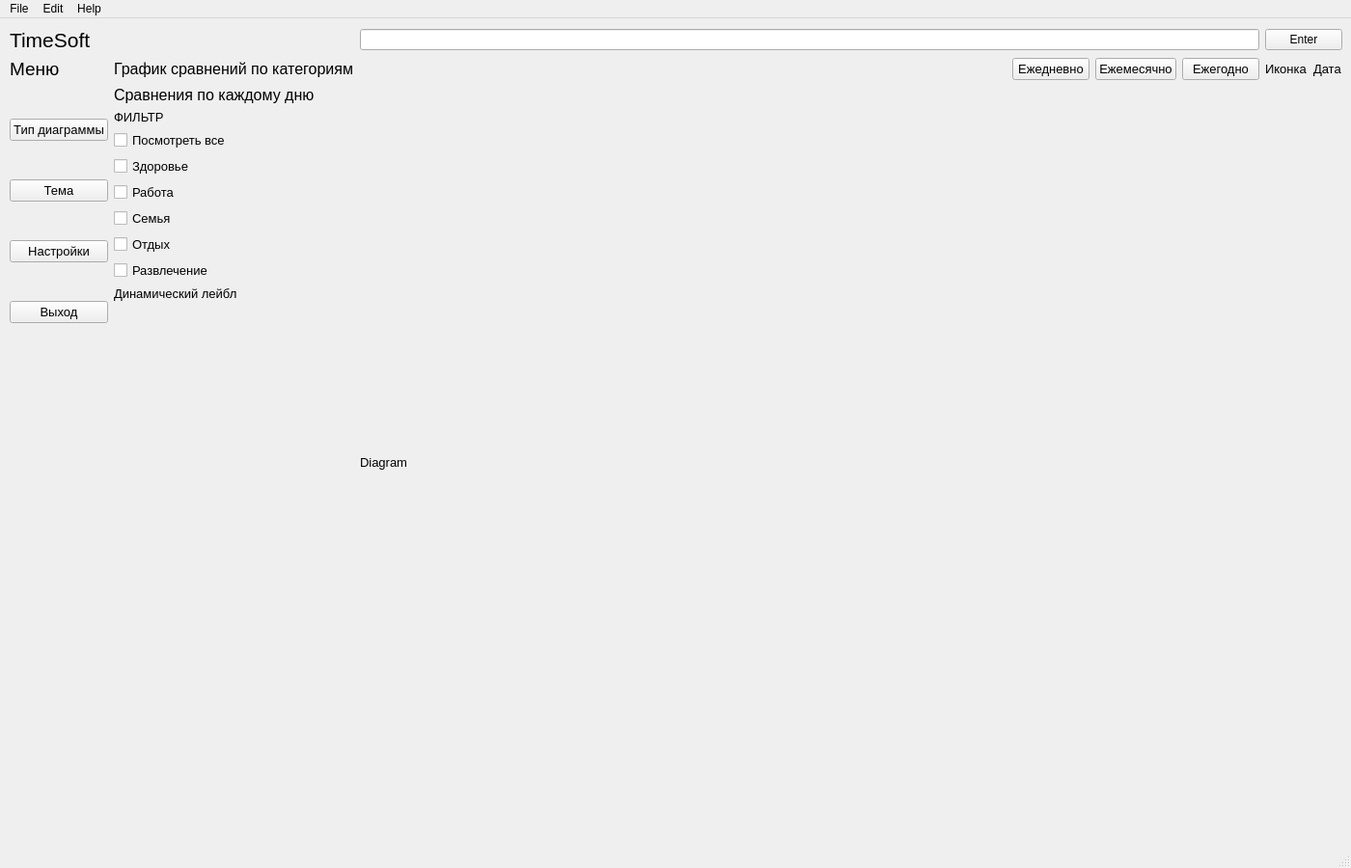
<?xml version="1.0" encoding="UTF-8"?>
<ui version="4.0">
 <class>MainWindow</class>
 <widget class="QMainWindow" name="MainWindow">
  <property name="geometry">
   <rect>
    <x>0</x>
    <y>0</y>
    <width>1400</width>
    <height>900</height>
   </rect>
  </property>
  <property name="windowTitle">
   <string>MainWindow</string>
  </property>
  <property name="layoutDirection">
   <enum>Qt::LeftToRight</enum>
  </property>
  <widget class="QWidget" name="centralwidget">
   <widget class="QWidget" name="gridLayoutWidget">
    <property name="geometry">
     <rect>
      <x>10</x>
      <y>10</y>
      <width>1381</width>
      <height>841</height>
     </rect>
    </property>
    <layout class="QGridLayout" name="gridLayout">
     <property name="sizeConstraint">
      <enum>QLayout::SetDefaultConstraint</enum>
     </property>
     <item row="5" column="0">
      <layout class="QVBoxLayout" name="verticalLayout">
       <item>
        <widget class="QPushButton" name="btn_chart_type">
         <property name="font">
          <font>
           <family>Arial</family>
           <pointsize>10</pointsize>
          </font>
         </property>
         <property name="text">
          <string>Тип диаграммы</string>
         </property>
        </widget>
       </item>
       <item>
        <widget class="QPushButton" name="btn_background">
         <property name="font">
          <font>
           <family>Arial</family>
           <pointsize>10</pointsize>
          </font>
         </property>
         <property name="text">
          <string>Тема</string>
         </property>
        </widget>
       </item>
       <item>
        <widget class="QPushButton" name="btn_settings">
         <property name="font">
          <font>
           <family>Arial</family>
           <pointsize>10</pointsize>
          </font>
         </property>
         <property name="text">
          <string>Настройки</string>
         </property>
        </widget>
       </item>
       <item>
        <widget class="QPushButton" name="btn_exit">
         <property name="font">
          <font>
           <family>Arial</family>
           <pointsize>10</pointsize>
          </font>
         </property>
         <property name="text">
          <string>Выход</string>
         </property>
        </widget>
       </item>
       <item>
        <spacer name="verticalSpacer">
         <property name="orientation">
          <enum>Qt::Vertical</enum>
         </property>
         <property name="sizeType">
          <enum>QSizePolicy::Fixed</enum>
         </property>
         <property name="sizeHint" stdset="0">
          <size>
           <width>20</width>
           <height>500</height>
          </size>
         </property>
        </spacer>
       </item>
      </layout>
     </item>
     <item row="1" column="3">
      <layout class="QHBoxLayout" name="horizontalLayout_7">
       <item>
        <widget class="QLineEdit" name="le_Input"/>
       </item>
       <item>
        <widget class="QPushButton" name="btn_enter">
         <property name="text">
          <string>Enter</string>
         </property>
        </widget>
       </item>
      </layout>
     </item>
     <item row="1" column="0">
      <widget class="QLabel" name="textLbl_TitleSoft">
       <property name="font">
        <font>
         <family>Arial</family>
         <pointsize>16</pointsize>
         <weight>50</weight>
         <bold>false</bold>
        </font>
       </property>
       <property name="text">
        <string>TimeSoft</string>
       </property>
      </widget>
     </item>
     <item row="5" column="3">
      <widget class="QLabel" name="lbl_Diagram">
       <property name="enabled">
        <bool>true</bool>
       </property>
       <property name="sizePolicy">
        <sizepolicy hsizetype="Preferred" vsizetype="Preferred">
         <horstretch>0</horstretch>
         <verstretch>0</verstretch>
        </sizepolicy>
       </property>
       <property name="font">
        <font>
         <family>Arial</family>
         <pointsize>10</pointsize>
        </font>
       </property>
       <property name="layoutDirection">
        <enum>Qt::LeftToRight</enum>
       </property>
       <property name="frameShape">
        <enum>QFrame::NoFrame</enum>
       </property>
       <property name="text">
        <string>Diagram</string>
       </property>
       <property name="alignment">
        <set>Qt::AlignLeading|Qt::AlignLeft|Qt::AlignVCenter</set>
       </property>
      </widget>
     </item>
     <item row="5" column="1">
      <layout class="QVBoxLayout" name="verticalLayout_2">
       <item>
        <widget class="QLabel" name="textLbl_comparison">
         <property name="font">
          <font>
           <family>Arial</family>
           <pointsize>12</pointsize>
          </font>
         </property>
         <property name="text">
          <string>Сравнения по каждому дню</string>
         </property>
        </widget>
       </item>
       <item>
        <widget class="QLabel" name="textLbl_filter">
         <property name="font">
          <font>
           <family>Arial</family>
           <pointsize>10</pointsize>
          </font>
         </property>
         <property name="text">
          <string>ФИЛЬТР</string>
         </property>
        </widget>
       </item>
       <item>
        <widget class="QCheckBox" name="checkBox_see_all">
         <property name="font">
          <font>
           <family>Arial</family>
           <pointsize>10</pointsize>
          </font>
         </property>
         <property name="text">
          <string>Посмотреть все</string>
         </property>
        </widget>
       </item>
       <item>
        <widget class="QCheckBox" name="checkBox_health">
         <property name="font">
          <font>
           <family>Arial</family>
           <pointsize>10</pointsize>
          </font>
         </property>
         <property name="text">
          <string>Здоровье</string>
         </property>
        </widget>
       </item>
       <item>
        <widget class="QCheckBox" name="checkBox_work">
         <property name="font">
          <font>
           <family>Arial</family>
           <pointsize>10</pointsize>
          </font>
         </property>
         <property name="text">
          <string>Работа</string>
         </property>
        </widget>
       </item>
       <item>
        <widget class="QCheckBox" name="checkBox_family">
         <property name="font">
          <font>
           <family>Arial</family>
           <pointsize>10</pointsize>
          </font>
         </property>
         <property name="text">
          <string>Семья</string>
         </property>
        </widget>
       </item>
       <item>
        <widget class="QCheckBox" name="checkBox_relaxation">
         <property name="font">
          <font>
           <family>Arial</family>
           <pointsize>10</pointsize>
          </font>
         </property>
         <property name="text">
          <string>Отдых</string>
         </property>
        </widget>
       </item>
       <item>
        <widget class="QCheckBox" name="checkBox_entertainment">
         <property name="font">
          <font>
           <family>Arial</family>
           <pointsize>10</pointsize>
          </font>
         </property>
         <property name="text">
          <string>Развлечение</string>
         </property>
        </widget>
       </item>
       <item>
        <widget class="QLabel" name="checkBoxlbl_dinamic">
         <property name="font">
          <font>
           <family>Arial</family>
           <pointsize>10</pointsize>
          </font>
         </property>
         <property name="text">
          <string>Динамический лейбл</string>
         </property>
        </widget>
       </item>
       <item>
        <spacer name="verticalSpacer_2">
         <property name="orientation">
          <enum>Qt::Vertical</enum>
         </property>
         <property name="sizeType">
          <enum>QSizePolicy::Expanding</enum>
         </property>
         <property name="sizeHint" stdset="0">
          <size>
           <width>20</width>
           <height>200</height>
          </size>
         </property>
        </spacer>
       </item>
      </layout>
     </item>
     <item row="2" column="0">
      <widget class="QLabel" name="textLbl_Menu">
       <property name="font">
        <font>
         <family>Arial</family>
         <pointsize>14</pointsize>
         <weight>50</weight>
         <bold>false</bold>
        </font>
       </property>
       <property name="text">
        <string>Меню</string>
       </property>
      </widget>
     </item>
     <item row="2" column="3">
      <layout class="QHBoxLayout" name="horizontalLayout_9">
       <item>
        <spacer name="horizontalSpacer">
         <property name="orientation">
          <enum>Qt::Horizontal</enum>
         </property>
         <property name="sizeHint" stdset="0">
          <size>
           <width>40</width>
           <height>20</height>
          </size>
         </property>
        </spacer>
       </item>
       <item>
        <widget class="QPushButton" name="btn_daily">
         <property name="font">
          <font>
           <family>Arial</family>
           <pointsize>10</pointsize>
          </font>
         </property>
         <property name="text">
          <string>Ежедневно</string>
         </property>
        </widget>
       </item>
       <item>
        <widget class="QPushButton" name="btn_monthly">
         <property name="font">
          <font>
           <family>Arial</family>
           <pointsize>10</pointsize>
          </font>
         </property>
         <property name="text">
          <string>Ежемесячно</string>
         </property>
        </widget>
       </item>
       <item>
        <widget class="QPushButton" name="btn_annually">
         <property name="font">
          <font>
           <family>Arial</family>
           <pointsize>10</pointsize>
          </font>
         </property>
         <property name="text">
          <string>Ежегодно</string>
         </property>
        </widget>
       </item>
       <item>
        <widget class="QLabel" name="lbl_user_icon">
         <property name="font">
          <font>
           <family>Arial</family>
           <pointsize>10</pointsize>
          </font>
         </property>
         <property name="text">
          <string>Иконка</string>
         </property>
         <property name="alignment">
          <set>Qt::AlignLeading|Qt::AlignLeft|Qt::AlignVCenter</set>
         </property>
        </widget>
       </item>
       <item>
        <widget class="QLabel" name="lbl_date">
         <property name="font">
          <font>
           <family>Arial</family>
           <pointsize>10</pointsize>
          </font>
         </property>
         <property name="text">
          <string>Дата</string>
         </property>
        </widget>
       </item>
      </layout>
     </item>
     <item row="2" column="1">
      <layout class="QHBoxLayout" name="horizontalLayout">
       <item>
        <widget class="QLabel" name="title_diagram">
         <property name="font">
          <font>
           <family>Arial</family>
           <pointsize>12</pointsize>
          </font>
         </property>
         <property name="text">
          <string>График сравнений по категориям</string>
         </property>
        </widget>
       </item>
      </layout>
     </item>
    </layout>
   </widget>
  </widget>
  <widget class="QMenuBar" name="menubar">
   <property name="geometry">
    <rect>
     <x>0</x>
     <y>0</y>
     <width>1400</width>
     <height>21</height>
    </rect>
   </property>
   <widget class="QMenu" name="menuFile">
    <property name="title">
     <string>File</string>
    </property>
   </widget>
   <widget class="QMenu" name="menuEdit">
    <property name="title">
     <string>Edit</string>
    </property>
   </widget>
   <widget class="QMenu" name="menuHelp">
    <property name="title">
     <string>Help</string>
    </property>
   </widget>
   <addaction name="menuFile"/>
   <addaction name="menuEdit"/>
   <addaction name="menuHelp"/>
  </widget>
  <widget class="QStatusBar" name="statusbar">
   <property name="sizeGripEnabled">
    <bool>true</bool>
   </property>
  </widget>
 </widget>
 <resources/>
 <connections/>
</ui>
